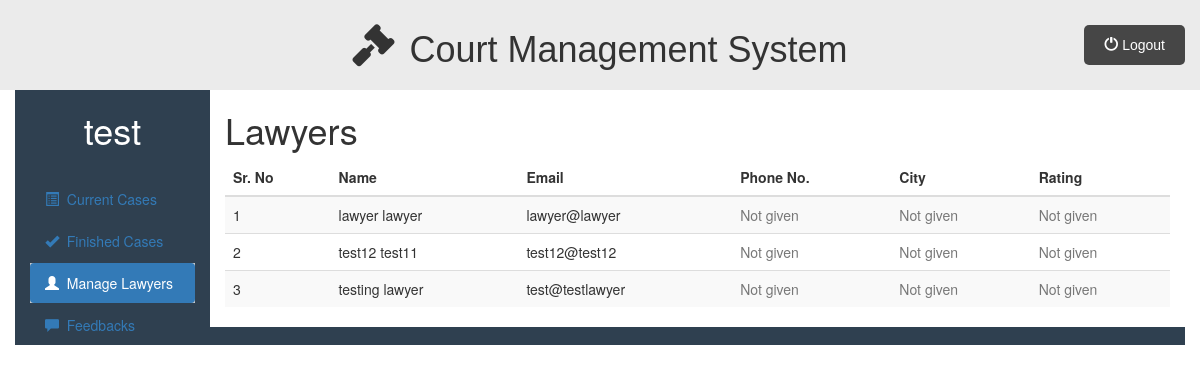
The page /admin_dashboard.php?q=managelawyers (signed in) on the database as committed earlier.
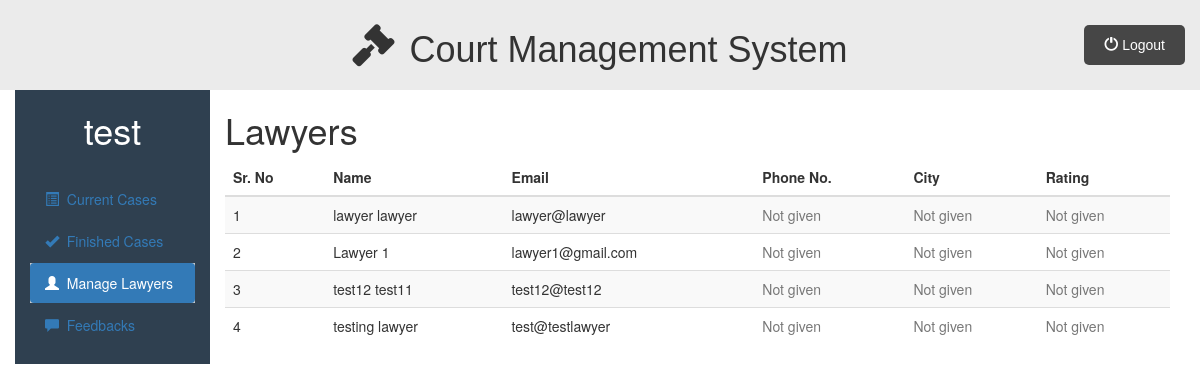
The same page on the database as committed later.
### tables this page shows
CREATE TABLE `lawyer_login` (
  `lawyer_id` int(11) NOT NULL,
  `lawyer_first_name` varchar(50) NOT NULL,
  `lawyer_last_name` varchar(50) NOT NULL,
  `lawyer_email` varchar(50) NOT NULL,
  `lawyer_password` varchar(200) NOT NULL,
  `lawyer_phone_no` int(11) DEFAULT NULL,
  `lawyer_city` varchar(100) DEFAULT NULL,
  `lawyer_address` varchar(200) DEFAULT NULL,
  `lawyer_rating` int(11) DEFAULT NULL,
  `specialization` varchar(100) DEFAULT NULL,
  `lawyer_image` blob DEFAULT NULL,
  `image_type` varchar(50) DEFAULT NULL
);

### admin/managelawyers.php (the view, shortened to what this page needs)
<div class="container-fluid">
    <div class="row">
        <div class="col-sm-2">
            <h1><?php echo htmlspecialchars($_SESSION["admin_name"] ?? ""); ?></h1>
            <br>
            <ul id="side_menu" class="nav nav-pills nav-stacked">
                <li><a href="admin_dashboard.php"><span class="glyphicon glyphicon-list-alt"></span>&nbsp; Current
                        Cases</a></li>
                <li><a href="admin_dashboard.php?q=finishedcases"><span class="glyphicon glyphicon-ok"></span>&nbsp;
                        Finished Cases</a></li>
                <li class="active"><a href="admin_dashboard.php?q=managelawyers"><span
                            class="glyphicon glyphicon-user"></span>&nbsp; Manage Lawyers</a></li>
                <li><a href="admin_dashboard.php?q=feedbacks"><span class="glyphicon glyphicon-comment"></span>&nbsp;
                        Feedbacks</a></li>
            </ul>
        </div>
        <div class="col-sm-10">
            <h1>Lawyers</h1>
            <div class="table-responsive">
                <table class="table table-striped table-hover">
                    <thead>
                        <tr>
                            <th>Sr. No</th>
                            <th>Name</th>
                            <th>Email</th>
                            <th>Phone No.</th>
                            <th>City</th>
                            <th>Rating</th>
                        </tr>
                    </thead>
                    <tbody>
                        <?php
                        require_once("includes/db.php");
                        if ($con) {
                            $x = 1;
                            $stmt = $con->prepare("
                                SELECT lawyer_id, lawyer_first_name, lawyer_last_name, lawyer_email,
                                       lawyer_phone_no, lawyer_city, lawyer_rating
                                FROM lawyer_login
                                ORDER BY lawyer_first_name ASC
                            ");
                            $stmt->execute();
                            $result = $stmt->get_result();
                            if ($result->num_rows > 0) {
                                while ($row = $result->fetch_assoc()) {
                                    $lawyer_name = htmlspecialchars($row['lawyer_first_name'] . " " . $row['lawyer_last_name']);
                                    $lawyer_email = htmlspecialchars($row['lawyer_email']);
                                    $lawyer_phone = $row['lawyer_phone_no'] ? htmlspecialchars($row['lawyer_phone_no']) : "<span class='text-muted'>Not given</span>";
                                    $lawyer_city = $row['lawyer_city'] ? htmlspecialchars($row['lawyer_city']) : "<span class='text-muted'>Not given</span>";
                                    $lawyer_rating = $row['lawyer_rating'] ? htmlspecialchars($row['lawyer_rating']) : "<span class='text-muted'>Not given</span>";
                                    echo "
                                    <tr>
                                        <td>{$x}</td>
                                        <td>{$lawyer_name}</td>
                                        <td>{$lawyer_email}</td>
                                        <td>{$lawyer_phone}</td>
                                        <td>{$lawyer_city}</td>
                                        <td>{$lawyer_rating}</td>
                                    </tr>";
                                    $x++;
                                }
                            } else {
                                echo "<tr><td colspan='6' class='text-center text-muted'>No lawyers found</td></tr>";
                            }
                        } else {
                            echo "<tr><td colspan='6' class='text-center text-danger'>Database connection error</td></tr>";
                        }
                        ?>
                    </tbody>
                </table>
            </div>
        </div>
    </div>
</div>

Rows that differ between the two databases and show on the page:
added lawyer_login: lawyer_name "Lawyer 1", lawyer_email "lawyer1@gmail.com", shows "Not given"
